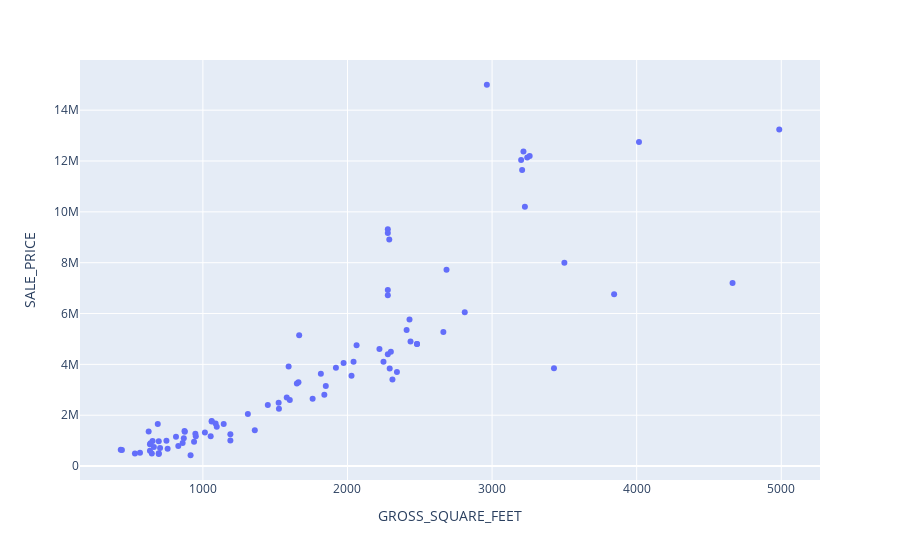

The notebook cell saved with this chart:
### Markdown cell above
That sounds like a lot of error! 

But fortunately, we can do better than this first baseline — we can use more data. For example, the condo's size.

Could sale price be **dependent** on square feet? To explore this relationship, let's make a scatterplot, using [Plotly Express](https://plot.ly/python/plotly-express/):

### Code cell
import plotly.express as px
px.scatter(df, x='GROSS_SQUARE_FEET', y='SALE_PRICE')
